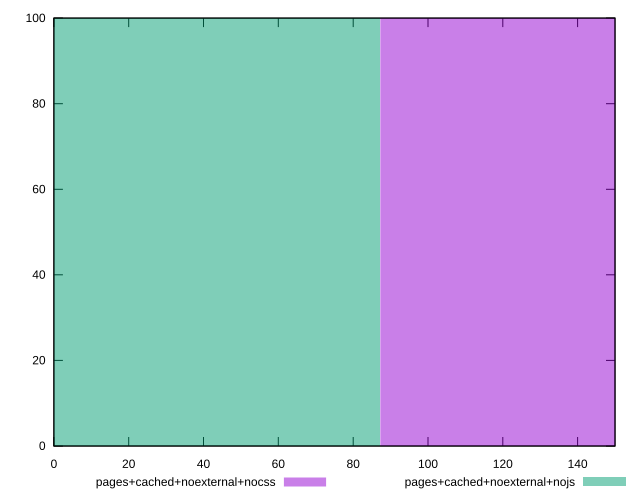

Generate this figure with gnuplot:
reset

$pagesCachedNoexternalNocss <<EOF
174.50707449766352 100
EOF

$pagesCachedNoexternalNojs <<EOF
0 100
EOF

set key outside below
set boxwidth 174.50707449766352
set xrange [0:150]
set yrange [0:100]
set trange [0:100]
set style fill transparent solid 0.5 noborder
set terminal svg size 640, 500 enhanced background rgb 'white'
set output "report_00007_2020-12-11T15:55:29.892Z/unminified-javascript/comparison/histogram/9_vs_10.svg"

plot $pagesCachedNoexternalNocss title "pages+cached+noexternal+nocss" with boxes, \
     $pagesCachedNoexternalNojs title "pages+cached+noexternal+nojs" with boxes

reset
